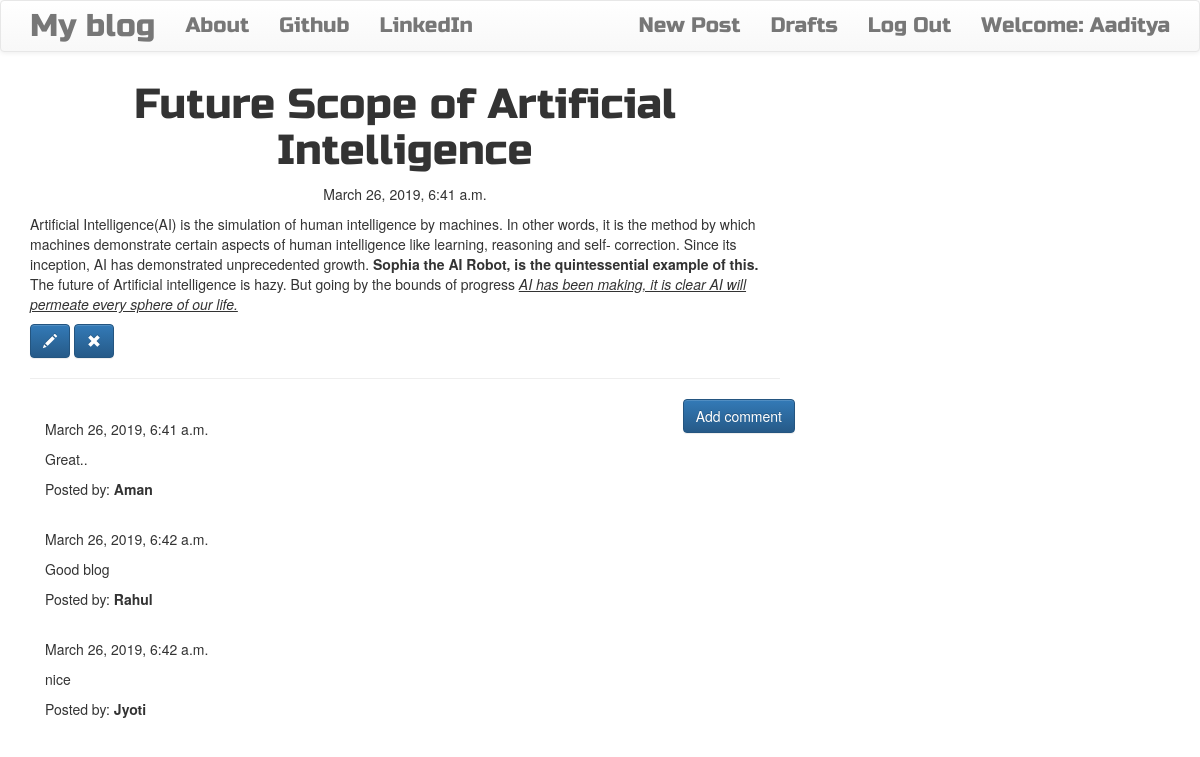
The page /post/5 (signed in) on the database its author committed.
### blog/models.py (models this page shows, shortened)
class Post(models.Model):
    author = models.ForeignKey('auth.User',on_delete=models.CASCADE,)
    title = models.CharField(max_length=200)
    text = models.TextField()
    created_date = models.DateTimeField(default=timezone.now)
    published_date = models.DateTimeField(blank=True, null=True)

class Comment(models.Model):
    post = models.ForeignKey('blog.Post', related_name='comments',on_delete=models.CASCADE,)
    author = models.CharField(max_length=200)
    text = models.TextField()
    created_date = models.DateTimeField(default=timezone.now)
    approved_comment = models.BooleanField(default=False)

### blog/views.py (the view)
# urls.py: re_path(r'^post/(?P<pk>\d+)$', views.PostDetailView.as_view(), name='post_detail'),
class PostDetailView(DetailView):
    model = Post

### blog/templates/blog/post_detail.html (shortened to what this page needs)
{% extends 'blog/base.html' %}
{% block content %}
        <h1 class='posttitle loader'>{{ post.title }}</h1>
        {% if post.published_date %}
            <div class="date postdate">
                {{ post.published_date }}
            </div>
        {% else %}
            <a class="btn btn-default" href="{% url 'post_publish' pk=post.pk %}">Publish</a>
        {% endif %}
      <p class='postcontent' >{{ post.text|safe|linebreaksbr }}</p>
      {% if user.is_authenticated %}
          <a class="btn btn-primary" href="{% url 'post_edit' pk=post.pk %}"><span class="glyphicon glyphicon-pencil"></span></a>
          <a class="btn btn-primary" href="{% url 'post_remove' pk=post.pk %}"><span class="glyphicon glyphicon-remove"></span></a>
      {% endif %}
  <hr>
  <a class="btn btn-primary btn-comment" href="{% url 'add_comment_to_post' pk=post.pk %}">Add comment</a>
  <div class="container">
  {% for comment in post.comments.all %}
  <br>
      {% if user.is_authenticated or comment.approved_comment %}
              {{ comment.created_date }}
          <p>{{ comment.text|safe|linebreaks }}</p>
          <p>Posted by: <strong>{{ comment.author }}</strong></p>
      {% endif %}
  {% empty %}
      <p>No comments posted.</p>
  {% endfor %}
</div>
{% endblock %}

### blog/templates/blog/base.html (shortened to what this page needs)
<!DOCTYPE html>
{% load staticfiles %}
<html lang="en" dir="ltr">
  <head>
    <link rel="stylesheet" href="https://maxcdn.bootstrapcdn.com/bootstrap/3.3.7/css/bootstrap.min.css">
    <link rel="stylesheet" href="https://maxcdn.bootstrapcdn.com/bootstrap/3.3.7/css/bootstrap-theme.min.css">
    <link rel="stylesheet" href="//cdn.jsdelivr.net/npm/medium-editor@latest/dist/css/medium-editor.min.css" type="text/css" media="screen" charset="utf-8">
    <link rel="stylesheet" href="{% static 'css/blog.css' %}">
  </head>
  <body class="loader">
  	<nav class="navbar navbar-default techfont custom-navbar">
  		<div class="container">
  			<ul class="nav navbar-nav">
  				<li><a class="navbar-brand bigbrand" href="{% url 'post_list' %}">My blog</a> </li>
  			    <li><a href="{% url 'about' %}">About</a></li>
  			    <li><a href="https://www.github.com">Github</a></li>
  			    <li><a href="https://www.linkedin.com">LinkedIn</a></li>
  			</ul>
  			<ul class="nav navbar-nav navbar-right">
  				{% if user.is_authenticated %}
  				<li>
  					<a href="{% url 'post_new' %}">New Post</a>
  				</li>
  				<li>
  					<a href="{% url 'post_draft_list' %}">Drafts</a>
  				</li>
  				<li>
  					<a href="{% url 'logout' %}">Log Out</a>
  				</li>
  				<li>
  					<a>Welcome: {{user.username }}</a>
  				</li>
  				  {% else %}
  				  <li><a class="nav navbar-right" href="{% url 'login' %}"><span class="glyphicon glyphicon-user"></span></a></li>
  				{% endif %}
  			</ul>
  		</div>
  	</nav>
  	<div class="content container">
  		<div class="row">
  			<div class="col-md-8">
  				<div class="blog_posts">
  					{% block content %}
  					{% endblock %}
  				</div>
  			</div>
  		</div>
  	</div>
  </body>
</html>

### blog/static/css/blog.css (style rules this page uses)
.techfont { font-family: 'Russo One', sans-serif; font-size: 1.5em; margin-bottom: 10px; }
.postdate { text-align: center; }
.posttitle { font-family: 'Russo One', sans-serif; font-size: 3em; text-align: center; }
.postcontent { font-family: 'Montserrat'; font-size: 1.5em; }
.btn-comment { position: absolute; right: 0px; }
.bigbrand { font-size: 1.5em; }
.loader { filter:hue-rotate(0deg); color: linear-gradient(45deg,#0f8,#08f); animation:hue 5000ms infinite linear; }

### rows shown on the page
Post: title "Future Scope of Artificial Intelligence", published_date "March 26, 2019, 6:41 a.m.", text "Artificial Intelligence(AI) is the simulation of human intelligence by machines. In other words, it is the method by which machines demonstrate certain aspects of human intelligence like learning, reasoning and self- correction. Since its inception, AI has demonstrated unprecedented growth. Sophia the AI Robot, is the quintessential example of this. The future of Artificial intelligence is hazy. But going by the bounds of progress AI has been making, it is clear AI will permeate every sphere of our life."
Comment: created_date "March 26, 2019, 6:41 a.m.", text "Great..", author "Aman"
Comment: created_date "March 26, 2019, 6:42 a.m.", text "Good blog", author "Rahul"
Comment: created_date "March 26, 2019, 6:42 a.m.", text "nice", author "Jyoti"

### other values the page prints
{{ user.username }} "Aaditya"
